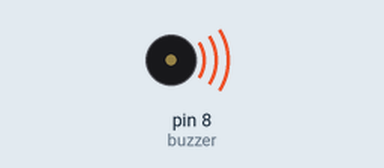
The sketch below on a simulated Arduino Uno, built with avr-gcc and run on an emulated ATmega328P. On the bench: buzzer (waves = sounding).

Above: at 0.16 s.
At 2.57 s:
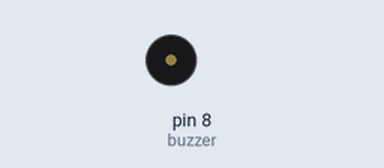
Timing chart, 0 to 6.9 s (numbered marks = the images above):
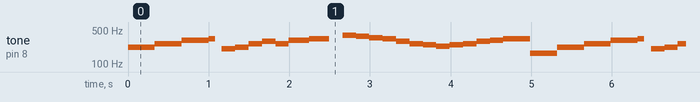

Measured:
- by itself, tone on pin 8 (buzzer): plays 220 Hz for 0.33 s, 262 Hz for 0.33 s, 311 Hz for 0.33 s, 330 Hz for 0.08 s, 208 Hz for 0.17 s, 220 Hz for 0.17 s … (575 notes in this stretch)

The sketch:

114514.ino
```cpp
/*
#define NOTE_C3  131
#define NOTE_CS3 139
#define NOTE_D3  147
#define NOTE_DS3 156
#define NOTE_E3  165
#define NOTE_F3  175
#define NOTE_FS3 185
#define NOTE_G3  196
#define NOTE_GS3 208
#define NOTE_A3  220
#define NOTE_AS3 233
#define NOTE_B3  247
#define NOTE_C4  262
#define NOTE_CS4 277
#define NOTE_D4  294
#define NOTE_DS4 311
#define NOTE_E4  330
#define NOTE_F4  349
#define NOTE_FS4 370
#define NOTE_G4  392
#define NOTE_GS4 415
#define NOTE_A4  440
#define NOTE_AS4 466
#define NOTE_B4  494
*/
const int buzzer = 8;
int freq[] = {131,139,147,156,165,175,185,196,208,220,233,247,262,277,294,311,330,349,370,392,415,440,466,494,0};

int melody[] = {10,13,16,17,25,9,10,13,15,13,16,16,17,25,20,19,18,17,15,13,12,11,12,13,15,16,17,5,10,13,16,17,25,9,10,13,15,13,16,16,17,25,20,19,18,16,17,18,19,20,21,21,22,22,24,25};
//(10,13,16,17,25,9,10,13,15,13,16,16,17,25)|(,20,19,18,17,15,13,12,11,12,13,15,16,17,5)|(,10,13,16,17,25,9,10,13,15,13,16,16,17,25)|(,20,19,18,16,17,18,19,20,21,21,22,22,24,25)
float beat[] = {2,2,2,0.5,0.5,1,1,1,1,1,1,0.5,1.5,1,1,1,1,1,1,1,1,1,1,1,1,1,2,2,2,2,2,0.5,0.5,1,1,1,1,1,1,0.5,1.5,1,1,1,1,1,1,1,1,1,1,1,1,1,2,2};
//(2,2,2,0.5,0.5,1,1,1,1,1,1,0.5,1.5,1)|(,1,1,1,1,1,1,1,1,1,1,1,1,2,2)|(,2,2,2,0.5,0.5,1,1,1,1,1,1,0.5,1.5,1)|(,1,1,1,1,1,1,1,1,1,1,1,1,2,2)

int tempPitch = 0;

void setup() {
  // put your setup code here, to run once:
  pinMode(buzzer,OUTPUT);
}

void loop() {
  // put your main code here, to run repeatedly:

  for(int i = 0 ; i < 56 ; i++){

    tone(buzzer, freq[melody[i]-1]);
    delay(beat[i]*1000/6);

    noTone(buzzer);
    if(melody[i] == tempPitch){
      delay(1);
    }
    else{
      delay(0);
    }
    tempPitch = melody[i];
  }
}
```
